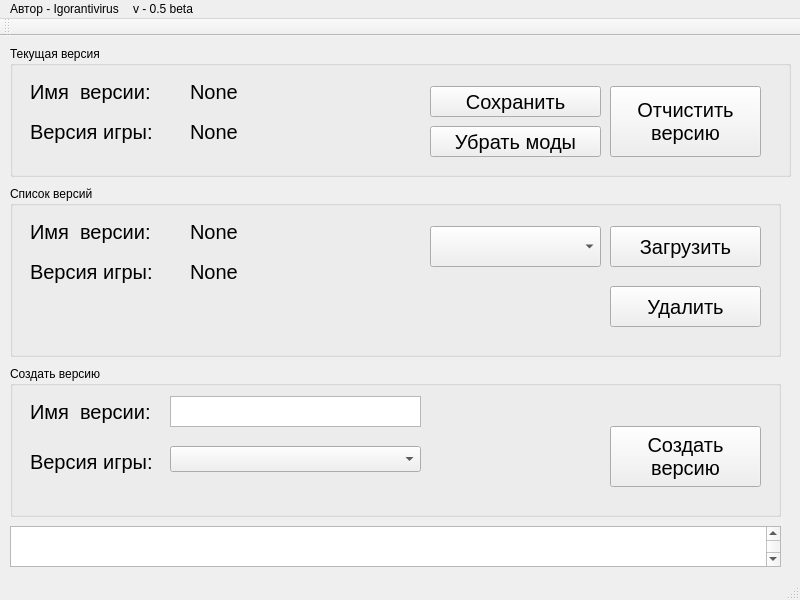
<?xml version="1.0" encoding="UTF-8"?>
<ui version="4.0">
 <class>MinecraftVersionsInterfaceClass</class>
 <widget class="QMainWindow" name="MinecraftVersionsInterfaceClass">
  <property name="geometry">
   <rect>
    <x>0</x>
    <y>0</y>
    <width>800</width>
    <height>600</height>
   </rect>
  </property>
  <property name="windowTitle">
   <string>Сохранение модов для Minecraft версий</string>
  </property>
  <property name="windowIcon">
   <iconset>
    <normaloff>resources/MineVersionLogo.ico</normaloff>resources/MineVersionLogo.ico</iconset>
  </property>
  <widget class="QWidget" name="centralWidget">
   <widget class="QGroupBox" name="CurrentVersionGroup">
    <property name="geometry">
     <rect>
      <x>10</x>
      <y>10</y>
      <width>781</width>
      <height>131</height>
     </rect>
    </property>
    <property name="title">
     <string>Текущая версия</string>
    </property>
    <widget class="QLabel" name="CurrentMineVersion">
     <property name="geometry">
      <rect>
       <x>180</x>
       <y>70</y>
       <width>231</width>
       <height>31</height>
      </rect>
     </property>
     <property name="font">
      <font>
       <pointsize>15</pointsize>
      </font>
     </property>
     <property name="text">
      <string>None</string>
     </property>
    </widget>
    <widget class="QLabel" name="label_2">
     <property name="geometry">
      <rect>
       <x>20</x>
       <y>70</y>
       <width>151</width>
       <height>31</height>
      </rect>
     </property>
     <property name="font">
      <font>
       <pointsize>15</pointsize>
      </font>
     </property>
     <property name="text">
      <string>Версия игры:</string>
     </property>
    </widget>
    <widget class="QLabel" name="label">
     <property name="geometry">
      <rect>
       <x>20</x>
       <y>30</y>
       <width>151</width>
       <height>31</height>
      </rect>
     </property>
     <property name="font">
      <font>
       <pointsize>15</pointsize>
      </font>
     </property>
     <property name="text">
      <string>Имя  версии:</string>
     </property>
    </widget>
    <widget class="QLabel" name="CurrentVersionName">
     <property name="geometry">
      <rect>
       <x>180</x>
       <y>30</y>
       <width>231</width>
       <height>31</height>
      </rect>
     </property>
     <property name="font">
      <font>
       <pointsize>15</pointsize>
      </font>
     </property>
     <property name="text">
      <string>None</string>
     </property>
    </widget>
    <widget class="QPushButton" name="ClearMods">
     <property name="geometry">
      <rect>
       <x>420</x>
       <y>80</y>
       <width>171</width>
       <height>31</height>
      </rect>
     </property>
     <property name="font">
      <font>
       <pointsize>15</pointsize>
      </font>
     </property>
     <property name="text">
      <string>Убрать моды</string>
     </property>
    </widget>
    <widget class="QPushButton" name="UpdateModsB">
     <property name="geometry">
      <rect>
       <x>420</x>
       <y>40</y>
       <width>171</width>
       <height>31</height>
      </rect>
     </property>
     <property name="font">
      <font>
       <pointsize>15</pointsize>
      </font>
     </property>
     <property name="text">
      <string>Сохранить</string>
     </property>
    </widget>
    <widget class="QPushButton" name="ClearCurentMod">
     <property name="geometry">
      <rect>
       <x>600</x>
       <y>40</y>
       <width>151</width>
       <height>71</height>
      </rect>
     </property>
     <property name="font">
      <font>
       <pointsize>15</pointsize>
      </font>
     </property>
     <property name="text">
      <string>Отчистить
версию</string>
     </property>
    </widget>
   </widget>
   <widget class="QGroupBox" name="groupBox">
    <property name="geometry">
     <rect>
      <x>10</x>
      <y>150</y>
      <width>771</width>
      <height>171</height>
     </rect>
    </property>
    <property name="title">
     <string>Список версий</string>
    </property>
    <widget class="QPushButton" name="SetVersion">
     <property name="geometry">
      <rect>
       <x>600</x>
       <y>40</y>
       <width>151</width>
       <height>41</height>
      </rect>
     </property>
     <property name="font">
      <font>
       <pointsize>15</pointsize>
      </font>
     </property>
     <property name="text">
      <string>Загрузить</string>
     </property>
    </widget>
    <widget class="QPushButton" name="DeleteVersion">
     <property name="geometry">
      <rect>
       <x>600</x>
       <y>100</y>
       <width>151</width>
       <height>41</height>
      </rect>
     </property>
     <property name="font">
      <font>
       <pointsize>15</pointsize>
      </font>
     </property>
     <property name="text">
      <string>Удалить</string>
     </property>
    </widget>
    <widget class="QComboBox" name="VersionsList">
     <property name="geometry">
      <rect>
       <x>420</x>
       <y>40</y>
       <width>171</width>
       <height>41</height>
      </rect>
     </property>
    </widget>
    <widget class="QLabel" name="label_4">
     <property name="geometry">
      <rect>
       <x>20</x>
       <y>30</y>
       <width>151</width>
       <height>31</height>
      </rect>
     </property>
     <property name="font">
      <font>
       <pointsize>15</pointsize>
      </font>
     </property>
     <property name="text">
      <string>Имя  версии:</string>
     </property>
    </widget>
    <widget class="QLabel" name="label_3">
     <property name="geometry">
      <rect>
       <x>20</x>
       <y>70</y>
       <width>151</width>
       <height>31</height>
      </rect>
     </property>
     <property name="font">
      <font>
       <pointsize>15</pointsize>
      </font>
     </property>
     <property name="text">
      <string>Версия игры:</string>
     </property>
    </widget>
    <widget class="QLabel" name="CurrentVersionName_2">
     <property name="geometry">
      <rect>
       <x>180</x>
       <y>30</y>
       <width>231</width>
       <height>31</height>
      </rect>
     </property>
     <property name="font">
      <font>
       <pointsize>15</pointsize>
      </font>
     </property>
     <property name="text">
      <string>None</string>
     </property>
    </widget>
    <widget class="QLabel" name="CurrentMineVersion_2">
     <property name="geometry">
      <rect>
       <x>180</x>
       <y>70</y>
       <width>231</width>
       <height>31</height>
      </rect>
     </property>
     <property name="font">
      <font>
       <pointsize>15</pointsize>
      </font>
     </property>
     <property name="text">
      <string>None</string>
     </property>
    </widget>
   </widget>
   <widget class="QGroupBox" name="groupBox_2">
    <property name="geometry">
     <rect>
      <x>10</x>
      <y>330</y>
      <width>771</width>
      <height>151</height>
     </rect>
    </property>
    <property name="title">
     <string>Создать версию</string>
    </property>
    <widget class="QPushButton" name="MakeVersion">
     <property name="geometry">
      <rect>
       <x>600</x>
       <y>60</y>
       <width>151</width>
       <height>61</height>
      </rect>
     </property>
     <property name="font">
      <font>
       <pointsize>15</pointsize>
      </font>
     </property>
     <property name="text">
      <string>Создать
версию</string>
     </property>
    </widget>
    <widget class="QLabel" name="label_5">
     <property name="geometry">
      <rect>
       <x>20</x>
       <y>30</y>
       <width>151</width>
       <height>31</height>
      </rect>
     </property>
     <property name="font">
      <font>
       <pointsize>15</pointsize>
      </font>
     </property>
     <property name="text">
      <string>Имя  версии:</string>
     </property>
    </widget>
    <widget class="QLabel" name="label_6">
     <property name="geometry">
      <rect>
       <x>20</x>
       <y>80</y>
       <width>151</width>
       <height>31</height>
      </rect>
     </property>
     <property name="font">
      <font>
       <pointsize>15</pointsize>
      </font>
     </property>
     <property name="text">
      <string>Версия игры:</string>
     </property>
    </widget>
    <widget class="QTextEdit" name="InputName">
     <property name="geometry">
      <rect>
       <x>160</x>
       <y>30</y>
       <width>251</width>
       <height>31</height>
      </rect>
     </property>
    </widget>
    <widget class="QComboBox" name="InputVersion">
     <property name="geometry">
      <rect>
       <x>160</x>
       <y>80</y>
       <width>251</width>
       <height>26</height>
      </rect>
     </property>
    </widget>
   </widget>
   <widget class="QTextEdit" name="TextLogs">
    <property name="geometry">
     <rect>
      <x>10</x>
      <y>490</y>
      <width>771</width>
      <height>41</height>
     </rect>
    </property>
    <property name="verticalScrollBarPolicy">
     <enum>Qt::ScrollBarPolicy::ScrollBarAlwaysOn</enum>
    </property>
    <property name="readOnly">
     <bool>true</bool>
    </property>
   </widget>
  </widget>
  <widget class="QMenuBar" name="menuBar">
   <property name="geometry">
    <rect>
     <x>0</x>
     <y>0</y>
     <width>800</width>
     <height>21</height>
    </rect>
   </property>
   <widget class="QMenu" name="menu_Igorantivirus_v_beta">
    <property name="title">
     <string>Автор - Igorantivirus</string>
    </property>
   </widget>
   <widget class="QMenu" name="menuv_0_5_beta">
    <property name="title">
     <string>v - 0.5 beta</string>
    </property>
   </widget>
   <addaction name="menu_Igorantivirus_v_beta"/>
   <addaction name="menuv_0_5_beta"/>
  </widget>
  <widget class="QToolBar" name="mainToolBar">
   <attribute name="toolBarArea">
    <enum>TopToolBarArea</enum>
   </attribute>
   <attribute name="toolBarBreak">
    <bool>false</bool>
   </attribute>
  </widget>
  <widget class="QStatusBar" name="statusBar"/>
 </widget>
 <layoutdefault spacing="6" margin="11"/>
 <resources>
  <include location="MinecraftVersionsInterface.qrc"/>
 </resources>
 <connections/>
 <slots>
  <slot>ListIndexChanged(int)</slot>
  <slot>DeleteButtonPressed()</slot>
  <slot>ClearMods()</slot>
  <slot>MakeVersionPressed()</slot>
  <slot>UpdateMods()</slot>
 </slots>
</ui>
